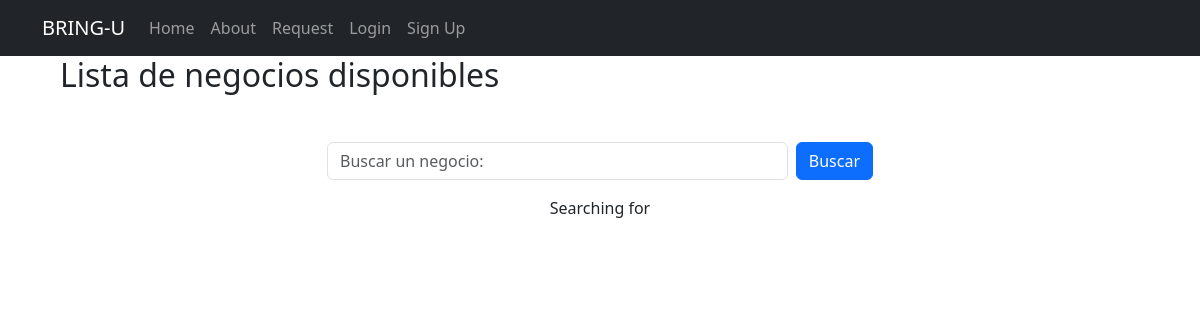
The app's page /business, older data.
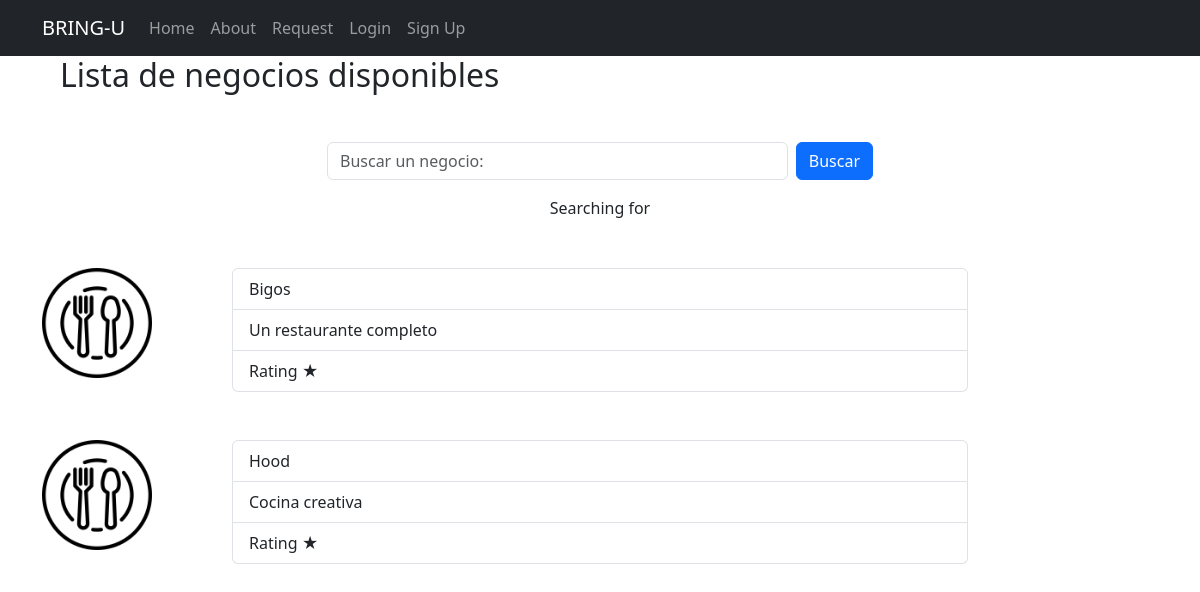
The same page, newer data.
### bring_u/models.py (models this page shows, shortened)
class Business(models.Model):
    id_business = models.AutoField(primary_key=True)
    name = models.CharField(max_length=70)
    desc = models.CharField(max_length=100)
    opening_time = models.TimeField(default="07:00:00")
    closing_time = models.TimeField(default="18:00:00")

### bring_u/views.py (the view)
# urls.py: path('business',bringuViews.business),
def business(request):
    searchBusiness= request.GET.get('searchBusiness')
    if searchBusiness:
        businesses = Business.objects.filter(name__icontains = searchBusiness)
    else:
        businesses =  Business.objects.all()
        searchBusiness = ""
    businessesDict = {
        'businesses': businesses,
        'searchRestaurant':searchBusiness
    }
    return render(request, 'business.html', businessesDict  )

### bring_u/templates/business.html (shortened to what this page needs)
<body>
  {% extends "base.html" %}
  {% block content %}
    <h2 id="restaurant-list">Lista de negocios disponibles</h2>
    <div class="container mt-5">
      <div class="row justify-content-center">
          <div class="col-md-6">
              <form class="d-flex" action="">
                  <input class="form-control me-2" name="searchBusiness" type="text"  placeholder="Buscar un negocio:" aria-label="Search">
                  <button class="btn btn-primary" type="submit">Buscar</button>
                </form>
              </div>
            </div>
      </div>
      <div id="searchReference">
        <p>Searching for {{ searchBusiness }}</p>
      </div>
        {% for business in businesses %}
        <div class="container mt-5" id="clickable-container" onclick="redirectToLink('{{business.id_business}}')">
          <div class="row">
              <div class="col-md-2">
                  <img src="../../media/food.png" alt="Image" class="img-fluid">
              </div>
              <div class="col-md-8">
                  <ul class="list-group">
                      <li class="list-group-item font-weight-bold">{{business.name}}</li>
                      <li class="list-group-item">{{business.desc}}</li>
                      <li class="list-group-item">Rating ★</li>
                  </ul>
              </div>
          </div>
      </div>
      {%endfor%}
 {% endblock %}

### bring_u/templates/base.html (shortened to what this page needs)
<!DOCTYPE html>
<html lang="en">
<head>
    <link href="https://cdn.jsdelivr.net/npm/bootstrap@5.3.1/dist/css/bootstrap.min.css" rel="stylesheet">
</head>
<body>
    <header>
        <nav class="navbar navbar-expand-lg navbar-dark bg-dark">
          <div class="container d-flex">
              <a class="navbar-brand" href="/">BRING-U</a>
              <div class="collapse navbar-collapse mr-auto" id="navbarNav">
                  <ul class="navbar-nav ml-auto">
                      <li class="nav-item mr-auto">
                          <a class="nav-link" href="#">Home</a>
                      </li>
                      <li class="nav-item">
                          <a class="nav-link" href="#">About</a>
                      </li>
                      <li class="nav-item">
                        <a class="nav-link" href="/request"> Request</a>
                      </li>
                      <div class="navbar-nav ms-auto">
                            {% if user.is_authenticated %}
                            <a class="nav-link" href="{% url 'logoutaccount' %}">
                                Logout ({{ user.username }})
                            </a>
                            {% else %}
                            <a class="nav-link" href="{% url 'loginaccount' %}">Login</a>
                            <a class="nav-link" href="{% url 'signup' %}">
                                Sign Up
                            </a>
                            {% endif %}
                      </div>
                  </ul>
              </div>
          </div>
      </nav>
      </header>
      <main>
        {% block content %}
        {% endblock %}
        </main>
</body>
</html>

### bring_u/templates/business.html (style rules this page uses)
#restaurant-list { margin-left: 5vw; }
.img-fluid { width: 110px!important; }
#searchReference { width: 100vw; text-align: center; }
#clickable-container { cursor: pointer; }

Row changes from the older to the newer data that the page shows:
added Business: name "Bigos", desc "Un restaurante completo"
added Business: name "Hood", desc "Cocina creativa"
